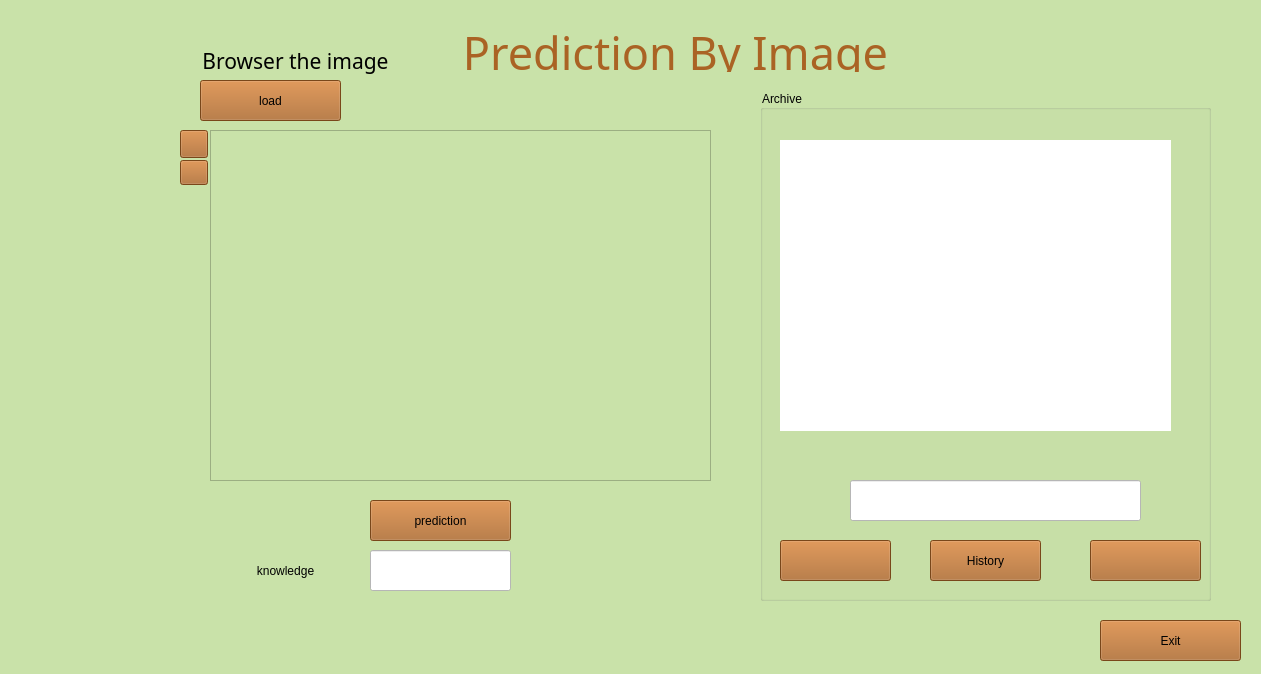
<?xml version="1.0" encoding="UTF-8"?>
<ui version="4.0">
 <class>Form</class>
 <widget class="QWidget" name="Form">
  <property name="geometry">
   <rect>
    <x>0</x>
    <y>0</y>
    <width>1261</width>
    <height>674</height>
   </rect>
  </property>
  <property name="windowTitle">
   <string>Form</string>
  </property>
  <property name="styleSheet">
   <string notr="true">background-color: rgb(201, 226, 169);
font: 12pt &quot;MV Boli&quot;;</string>
  </property>
  <widget class="QGroupBox" name="groupBox">
   <property name="geometry">
    <rect>
     <x>760</x>
     <y>90</y>
     <width>451</width>
     <height>511</height>
    </rect>
   </property>
   <property name="title">
    <string>Archive</string>
   </property>
   <widget class="QPushButton" name="pushButton_6">
    <property name="geometry">
     <rect>
      <x>20</x>
      <y>450</y>
      <width>111</width>
      <height>41</height>
     </rect>
    </property>
    <property name="styleSheet">
     <string notr="true">font: 14pt &quot;MV Boli&quot;;
background-color: rgb(170, 99, 36);</string>
    </property>
    <property name="text">
     <string/>
    </property>
    <property name="icon">
     <iconset>
      <normaloff>Icons/images.png</normaloff>Icons/images.png</iconset>
    </property>
    <property name="iconSize">
     <size>
      <width>20</width>
      <height>20</height>
     </size>
    </property>
   </widget>
   <widget class="QPushButton" name="pushButton_7">
    <property name="geometry">
     <rect>
      <x>170</x>
      <y>450</y>
      <width>111</width>
      <height>41</height>
     </rect>
    </property>
    <property name="styleSheet">
     <string notr="true">font: 14pt &quot;MV Boli&quot;;
background-color: rgb(170, 99, 36);</string>
    </property>
    <property name="text">
     <string>History</string>
    </property>
    <property name="icon">
     <iconset>
      <normaloff>Icons/137234200_913588199210588_4332315120156169350_n.png</normaloff>Icons/137234200_913588199210588_4332315120156169350_n.png</iconset>
    </property>
    <property name="iconSize">
     <size>
      <width>24</width>
      <height>24</height>
     </size>
    </property>
   </widget>
   <widget class="QPushButton" name="pushButton_8">
    <property name="geometry">
     <rect>
      <x>330</x>
      <y>450</y>
      <width>111</width>
      <height>41</height>
     </rect>
    </property>
    <property name="styleSheet">
     <string notr="true">font: 14pt &quot;MV Boli&quot;;
background-color: rgb(170, 99, 36);</string>
    </property>
    <property name="text">
     <string/>
    </property>
    <property name="icon">
     <iconset>
      <normaloff>Icons/1200px-OOjs_UI_icon_next-ltr.svg.png</normaloff>Icons/1200px-OOjs_UI_icon_next-ltr.svg.png</iconset>
    </property>
    <property name="iconSize">
     <size>
      <width>20</width>
      <height>20</height>
     </size>
    </property>
   </widget>
   <widget class="QLineEdit" name="lineEdit_2">
    <property name="geometry">
     <rect>
      <x>90</x>
      <y>390</y>
      <width>291</width>
      <height>41</height>
     </rect>
    </property>
    <property name="styleSheet">
     <string notr="true">background-color: rgb(255, 255, 255);</string>
    </property>
   </widget>
   <widget class="QLabel" name="label_4">
    <property name="geometry">
     <rect>
      <x>20</x>
      <y>50</y>
      <width>391</width>
      <height>291</height>
     </rect>
    </property>
    <property name="styleSheet">
     <string notr="true">background-color: rgb(255, 255, 255);</string>
    </property>
    <property name="text">
     <string/>
    </property>
   </widget>
  </widget>
  <widget class="QPushButton" name="pushButton_3">
   <property name="geometry">
    <rect>
     <x>1100</x>
     <y>620</y>
     <width>141</width>
     <height>41</height>
    </rect>
   </property>
   <property name="styleSheet">
    <string notr="true">font: 14pt &quot;MV Boli&quot;;
background-color: rgb(170, 99, 36);</string>
   </property>
   <property name="text">
    <string>Exit</string>
   </property>
   <property name="icon">
    <iconset>
     <normaloff>Icons/Door_Out-512-removebg-preview.png</normaloff>Icons/Door_Out-512-removebg-preview.png</iconset>
   </property>
   <property name="iconSize">
    <size>
     <width>28</width>
     <height>28</height>
    </size>
   </property>
  </widget>
  <widget class="QLabel" name="label">
   <property name="geometry">
    <rect>
     <x>180</x>
     <y>40</y>
     <width>231</width>
     <height>41</height>
    </rect>
   </property>
   <property name="font">
    <font>
     <family>MV Boli</family>
     <pointsize>16</pointsize>
     <weight>50</weight>
     <italic>false</italic>
     <bold>false</bold>
    </font>
   </property>
   <property name="styleSheet">
    <string notr="true">font: 16pt &quot;MV Boli&quot;;
</string>
   </property>
   <property name="text">
    <string>Browser the image</string>
   </property>
   <property name="alignment">
    <set>Qt::AlignCenter</set>
   </property>
  </widget>
  <widget class="QPushButton" name="pushButton_4">
   <property name="geometry">
    <rect>
     <x>180</x>
     <y>130</y>
     <width>28</width>
     <height>28</height>
    </rect>
   </property>
   <property name="maximumSize">
    <size>
     <width>28</width>
     <height>28</height>
    </size>
   </property>
   <property name="styleSheet">
    <string notr="true">font: 14pt &quot;MV Boli&quot;;
background-color: rgb(170, 99, 36);</string>
   </property>
   <property name="text">
    <string/>
   </property>
   <property name="icon">
    <iconset>
     <normaloff>Icons/136783762_192038149274436_5727055331844765537_n.png</normaloff>Icons/136783762_192038149274436_5727055331844765537_n.png</iconset>
   </property>
   <property name="iconSize">
    <size>
     <width>26</width>
     <height>26</height>
    </size>
   </property>
  </widget>
  <widget class="QLabel" name="label_2">
   <property name="geometry">
    <rect>
     <x>210</x>
     <y>550</y>
     <width>151</width>
     <height>41</height>
    </rect>
   </property>
   <property name="styleSheet">
    <string notr="true">font: 75 18pt &quot;Myanmar Text&quot;;</string>
   </property>
   <property name="text">
    <string>knowledge</string>
   </property>
   <property name="alignment">
    <set>Qt::AlignCenter</set>
   </property>
  </widget>
  <widget class="QLineEdit" name="lineEdit_3">
   <property name="geometry">
    <rect>
     <x>370</x>
     <y>550</y>
     <width>141</width>
     <height>41</height>
    </rect>
   </property>
   <property name="styleSheet">
    <string notr="true">background-color: rgb(255, 255, 255);</string>
   </property>
   <property name="alignment">
    <set>Qt::AlignCenter</set>
   </property>
  </widget>
  <widget class="QLabel" name="label_3">
   <property name="geometry">
    <rect>
     <x>400</x>
     <y>21</y>
     <width>551</width>
     <height>51</height>
    </rect>
   </property>
   <property name="font">
    <font>
     <family>MV Boli</family>
     <pointsize>34</pointsize>
     <weight>50</weight>
     <italic>false</italic>
     <bold>false</bold>
    </font>
   </property>
   <property name="styleSheet">
    <string notr="true">font: 34pt &quot;MV Boli&quot;;
</string>
   </property>
   <property name="text">
    <string>&lt;html&gt;&lt;head/&gt;&lt;body&gt;&lt;p&gt;&lt;span style=&quot; color:#aa6324;&quot;&gt;Prediction By Image&lt;/span&gt;&lt;/p&gt;&lt;/body&gt;&lt;/html&gt;</string>
   </property>
   <property name="alignment">
    <set>Qt::AlignCenter</set>
   </property>
  </widget>
  <widget class="QPushButton" name="pushButton_2">
   <property name="geometry">
    <rect>
     <x>370</x>
     <y>500</y>
     <width>141</width>
     <height>41</height>
    </rect>
   </property>
   <property name="styleSheet">
    <string notr="true">font: 14pt &quot;MV Boli&quot;;
background-color: rgb(170, 99, 36);</string>
   </property>
   <property name="text">
    <string>prediction</string>
   </property>
   <property name="icon">
    <iconset>
     <normaloff>Icons/build-1953646-1647427.png</normaloff>Icons/build-1953646-1647427.png</iconset>
   </property>
   <property name="iconSize">
    <size>
     <width>22</width>
     <height>22</height>
    </size>
   </property>
  </widget>
  <widget class="QPushButton" name="pushButton">
   <property name="geometry">
    <rect>
     <x>200</x>
     <y>80</y>
     <width>141</width>
     <height>41</height>
    </rect>
   </property>
   <property name="styleSheet">
    <string notr="true">background-color: rgb(170, 99, 36);
font: 14pt &quot;MV Boli&quot;;</string>
   </property>
   <property name="text">
    <string>load</string>
   </property>
   <property name="icon">
    <iconset>
     <normaloff>Icons/1200px-Picture_icon_BLACK.svg.png</normaloff>Icons/1200px-Picture_icon_BLACK.svg.png</iconset>
   </property>
   <property name="iconSize">
    <size>
     <width>26</width>
     <height>26</height>
    </size>
   </property>
  </widget>
  <widget class="QPushButton" name="pushButton_5">
   <property name="geometry">
    <rect>
     <x>180</x>
     <y>160</y>
     <width>28</width>
     <height>25</height>
    </rect>
   </property>
   <property name="maximumSize">
    <size>
     <width>28</width>
     <height>28</height>
    </size>
   </property>
   <property name="styleSheet">
    <string notr="true">font: 14pt &quot;MV Boli&quot;;
background-color: rgb(170, 99, 36);</string>
   </property>
   <property name="text">
    <string/>
   </property>
   <property name="icon">
    <iconset>
     <normaloff>Icons/138044603_224765429115650_5512128183877727608_n.png</normaloff>Icons/138044603_224765429115650_5512128183877727608_n.png</iconset>
   </property>
   <property name="iconSize">
    <size>
     <width>26</width>
     <height>26</height>
    </size>
   </property>
  </widget>
  <widget class="QScrollArea" name="scrollArea">
   <property name="geometry">
    <rect>
     <x>210</x>
     <y>130</y>
     <width>501</width>
     <height>351</height>
    </rect>
   </property>
   <property name="widgetResizable">
    <bool>true</bool>
   </property>
   <widget class="QWidget" name="scrollAreaWidgetContents">
    <property name="geometry">
     <rect>
      <x>0</x>
      <y>0</y>
      <width>499</width>
      <height>349</height>
     </rect>
    </property>
   </widget>
  </widget>
  <widget class="QLabel" name="label_5">
   <property name="geometry">
    <rect>
     <x>20</x>
     <y>170</y>
     <width>141</width>
     <height>401</height>
    </rect>
   </property>
   <property name="text">
    <string/>
   </property>
   <property name="pixmap">
    <pixmap>Icons/112-1126534_violin-png-watercolor-watercolor-olive-leaf-png-transparent.png</pixmap>
   </property>
   <property name="scaledContents">
    <bool>true</bool>
   </property>
  </widget>
 </widget>
 <resources/>
 <connections/>
</ui>
